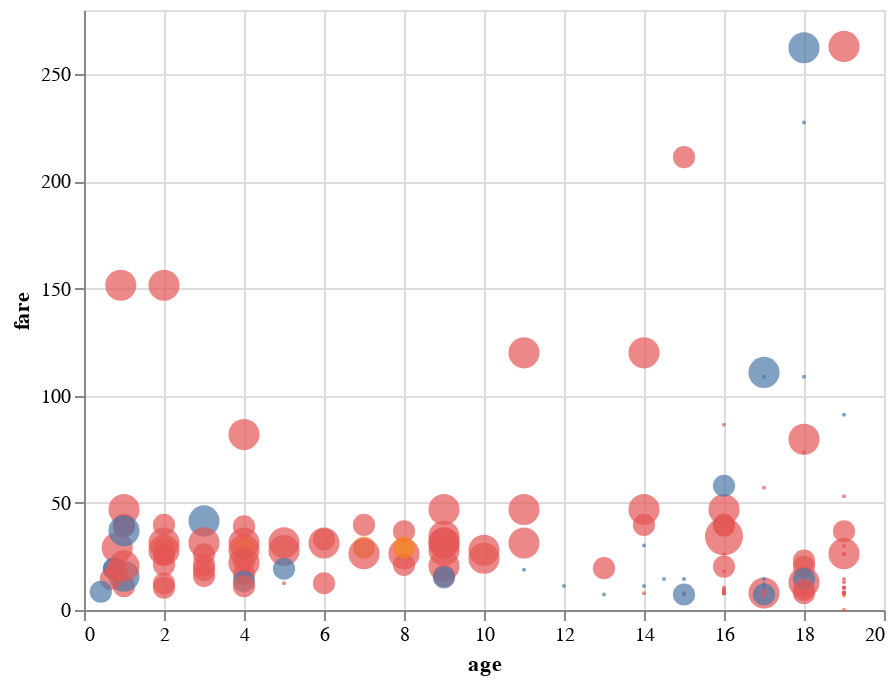

The notebook cell saved with this chart:
### Markdown cell above
__Question 2__:
 - Consider the following Altair chart. Explain how you could use it to determine where `parch` is the largest and how many different unique `embark_town` values there are.

### Code cell
import altair as alt
alt.Chart(df[df["age"] < 20]).mark_circle().encode(
    x = alt.X("age"),
    y = alt.Y("fare"),
    color = alt.Color("embark_town", legend = None),
    size = alt.Size("parch", legend = None)
)

### Figure 1 — Vega-Lite specification as saved in the notebook (floating-point values rounded to 4 significant figures; data arrays with more than 128 entries replaced by an {"elided": "..."} marker saying what was removed)
{"config": {"view": {"continuousWidth": 400, "continuousHeight": 300}}, "data": {"name": "data-fb40eac92c916e506f75331634b164ad"}, "mark": "circle", "encoding": {"color": {"field": "embark_town", "legend": null, "type": "nominal"}, "size": {"field": "parch", "legend": null, "type": "quantitative"}, "x": {"field": "age", "type": "quantitative"}, "y": {"field": "fare", "type": "quantitative"}}, "$schema": "https://vega.github.io/schema/vega-lite/v4.17.0.json", "datasets": {"data-fb40eac92c916e506f75331634b164ad": {"elided": "164 records"}}}
